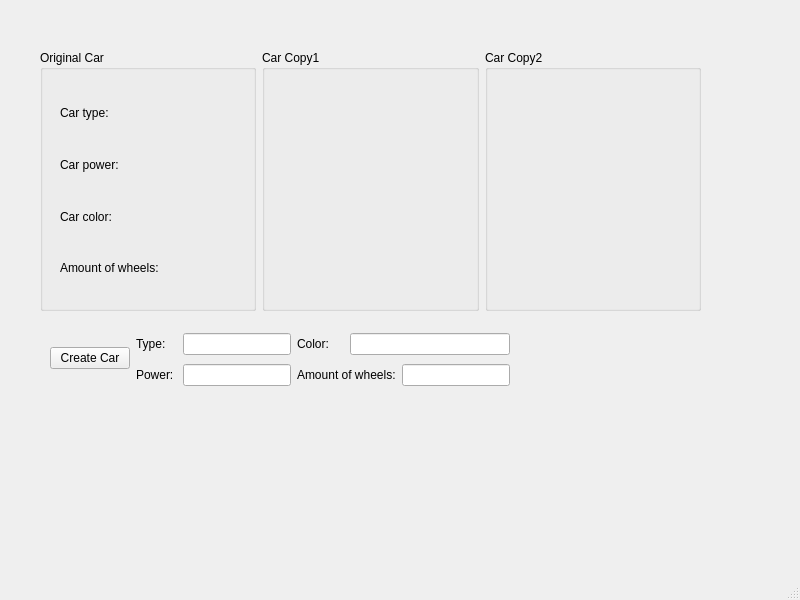
<?xml version="1.0" encoding="UTF-8"?>
<ui version="4.0">
 <class>MainWindow</class>
 <widget class="QMainWindow" name="MainWindow">
  <property name="geometry">
   <rect>
    <x>0</x>
    <y>0</y>
    <width>800</width>
    <height>600</height>
   </rect>
  </property>
  <property name="windowTitle">
   <string>MainWindow</string>
  </property>
  <widget class="QWidget" name="centralwidget">
   <widget class="QWidget" name="">
    <property name="geometry">
     <rect>
      <x>40</x>
      <y>50</y>
      <width>661</width>
      <height>261</height>
     </rect>
    </property>
    <layout class="QGridLayout" name="gridLayout">
     <item row="0" column="0">
      <widget class="QGroupBox" name="groupBox">
       <property name="title">
        <string>Original Car</string>
       </property>
       <widget class="QWidget" name="">
        <property name="geometry">
         <rect>
          <x>20</x>
          <y>40</y>
          <width>161</width>
          <height>201</height>
         </rect>
        </property>
        <layout class="QVBoxLayout" name="verticalLayout">
         <item>
          <widget class="QLabel" name="carType">
           <property name="text">
            <string>Car type:</string>
           </property>
          </widget>
         </item>
         <item>
          <widget class="QLabel" name="carPower">
           <property name="text">
            <string>Car power:</string>
           </property>
          </widget>
         </item>
         <item>
          <widget class="QLabel" name="carColor">
           <property name="text">
            <string>Car color:</string>
           </property>
          </widget>
         </item>
         <item>
          <widget class="QLabel" name="carAmount">
           <property name="text">
            <string>Amount of wheels: </string>
           </property>
          </widget>
         </item>
        </layout>
       </widget>
      </widget>
     </item>
     <item row="0" column="1">
      <widget class="QGroupBox" name="groupBox_2">
       <property name="title">
        <string>Car Copy1</string>
       </property>
       <widget class="QWidget" name="layoutWidget">
        <property name="geometry">
         <rect>
          <x>20</x>
          <y>40</y>
          <width>161</width>
          <height>201</height>
         </rect>
        </property>
        <layout class="QVBoxLayout" name="verticalLayout_2">
         <item>
          <widget class="QLabel" name="carType_2">
           <property name="text">
            <string/>
           </property>
          </widget>
         </item>
         <item>
          <widget class="QLabel" name="carPower_2">
           <property name="text">
            <string/>
           </property>
          </widget>
         </item>
         <item>
          <widget class="QLabel" name="carColor_2">
           <property name="text">
            <string/>
           </property>
          </widget>
         </item>
         <item>
          <widget class="QLabel" name="carAmount_2">
           <property name="text">
            <string/>
           </property>
          </widget>
         </item>
        </layout>
       </widget>
      </widget>
     </item>
     <item row="0" column="2">
      <widget class="QGroupBox" name="groupBox_3">
       <property name="title">
        <string>Car Copy2</string>
       </property>
       <widget class="QWidget" name="layoutWidget_2">
        <property name="geometry">
         <rect>
          <x>20</x>
          <y>40</y>
          <width>161</width>
          <height>201</height>
         </rect>
        </property>
        <layout class="QVBoxLayout" name="verticalLayout_3">
         <item>
          <widget class="QLabel" name="carType_3">
           <property name="text">
            <string/>
           </property>
          </widget>
         </item>
         <item>
          <widget class="QLabel" name="carPower_3">
           <property name="text">
            <string/>
           </property>
          </widget>
         </item>
         <item>
          <widget class="QLabel" name="carColor_3">
           <property name="text">
            <string/>
           </property>
          </widget>
         </item>
         <item>
          <widget class="QLabel" name="carAmount_3">
           <property name="text">
            <string/>
           </property>
          </widget>
         </item>
        </layout>
       </widget>
      </widget>
     </item>
    </layout>
   </widget>
   <widget class="QWidget" name="">
    <property name="geometry">
     <rect>
      <x>50</x>
      <y>330</y>
      <width>460</width>
      <height>56</height>
     </rect>
    </property>
    <layout class="QGridLayout" name="gridLayout_2">
     <item row="0" column="2" rowspan="2">
      <widget class="QLineEdit" name="typeEdit">
       <property name="text">
        <string/>
       </property>
      </widget>
     </item>
     <item row="0" column="4" rowspan="2" colspan="2">
      <widget class="QLineEdit" name="colorEdit">
       <property name="text">
        <string/>
       </property>
      </widget>
     </item>
     <item row="2" column="1">
      <widget class="QLabel" name="label_2">
       <property name="text">
        <string>Power: </string>
       </property>
      </widget>
     </item>
     <item row="2" column="2">
      <widget class="QLineEdit" name="powerEdit">
       <property name="text">
        <string/>
       </property>
      </widget>
     </item>
     <item row="2" column="3" colspan="2">
      <widget class="QLabel" name="label_4">
       <property name="text">
        <string>Amount of wheels:</string>
       </property>
      </widget>
     </item>
     <item row="2" column="5">
      <widget class="QLineEdit" name="amountEdit">
       <property name="text">
        <string/>
       </property>
      </widget>
     </item>
     <item row="0" column="3" rowspan="2">
      <widget class="QLabel" name="label_3">
       <property name="text">
        <string>Color:</string>
       </property>
      </widget>
     </item>
     <item row="0" column="1" rowspan="2">
      <widget class="QLabel" name="label">
       <property name="text">
        <string>Type:</string>
       </property>
      </widget>
     </item>
     <item row="0" column="0" rowspan="3">
      <widget class="QPushButton" name="pushButton">
       <property name="text">
        <string>Create Car</string>
       </property>
      </widget>
     </item>
    </layout>
   </widget>
  </widget>
  <widget class="QMenuBar" name="menubar">
   <property name="geometry">
    <rect>
     <x>0</x>
     <y>0</y>
     <width>800</width>
     <height>21</height>
    </rect>
   </property>
  </widget>
  <widget class="QStatusBar" name="statusbar"/>
 </widget>
 <resources/>
 <connections/>
</ui>
